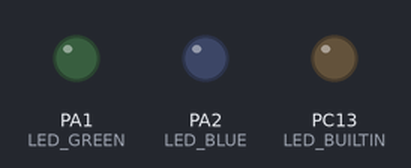
A sketch run on a simulated STM32 Blue Pill. Shown: output pins drawn as LEDs (lit = HIGH).

Above: at 0.5 s.
At 2.0 s:
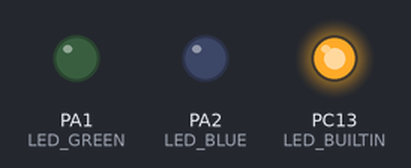
At 4.0 s:
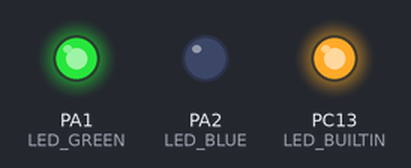
At 5.5 s:
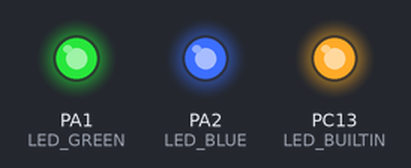
At 6.5 s:
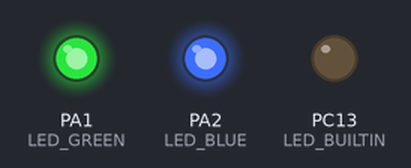
Timing chart, 0 to 7.8 s (numbered marks = the images above):
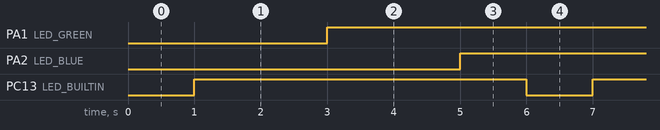

Measured:
- by itself, PA1 (LED_GREEN), PA2 (LED_BLUE), PC13 (LED_BUILTIN): alternates HIGH for 5.0 s and LOW for 1.0 s

The sketch:

blink.ino
```cpp
/*
 * Blink
 * Turns on an LED on for one second,
 * then off for one second, repeatedly.
 */

#include <Arduino.h>

// Set LED_BUILTIN if it is not defined by Arduino framework
 #define LED_BUILTIN PC13
 #define LED_GREEN PA1
 #define LED_BLUE PA2
void setup()
{
  // initialize LED digital pin as an output.
  pinMode(LED_BUILTIN, OUTPUT);
  pinMode(LED_GREEN, OUTPUT);
  pinMode(LED_BLUE, OUTPUT);
}
//Set 100ms vs 1000ms for "Party Mode"
void loop()
{
  digitalWrite(LED_BUILTIN, LOW);
  delay(1000);
  digitalWrite(LED_BUILTIN, HIGH);
  delay(1000);
  digitalWrite(LED_GREEN, LOW);
  delay(1000);
  digitalWrite(LED_GREEN, HIGH);
  delay(1000);
  digitalWrite(LED_BLUE, LOW);
  delay(1000);
  digitalWrite(LED_BLUE, HIGH);
  delay(1000);
}
```
